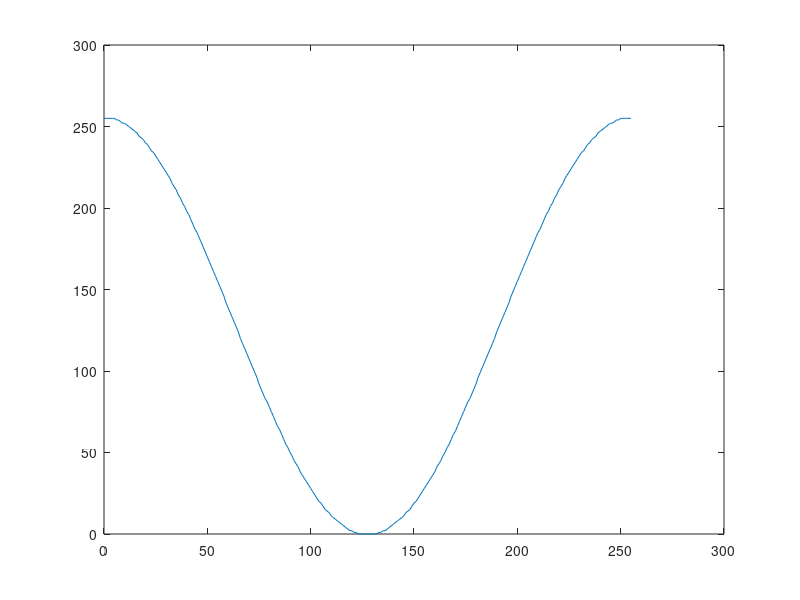

Write MATLAB code to recreate this figure.
Tc=10;
t=-127:1:128;
b=0.22;
% if t==Tc/(4*b)                  
%     t=Tc/(4*b)+0.00000001;
% end
%  SSRC=ceil(((sin(pi*(t/Tc)*(1-b))+4*b*(t/Tc).*cos(pi*(t/Tc)*(1+b)))./(pi*(t/Tc).*(1-((4*b*(t/Tc)).^2))))*128+121);



f=1;
t=0:1:255;
x=ceil(cos(2*pi*f*t/255)*128+127)
plot(t,x)